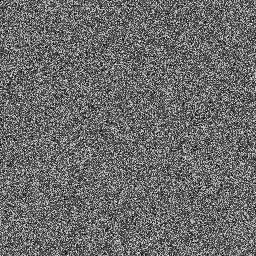
#> input picture Lab6/rice.png, 256 x 256 px
$ jupyter execute --allow-errors pdi26_lab6__limiariz_.ipynb
#> lines starting #> are read from the running program, lines starting #| are printed output that depends on the picture; after the words box and inside, x2 and y2 are one past the last pixel; in counts of white or black regions, pixels touching at a corner belong together; long printed decimals are rounded
### Lab6/morph.py

"""
Copyright 2014 by Francisco de Assis Zampirolli from UFABC
License MIT
https://github.com/fzampirolli/morph
25 January 2024
"""
import matplotlib.pyplot as plt, numpy as np, cv2, requests, sys, subprocess
from PIL import Image
from skimage import io
class mm(object):
  """ A helper class for image processing tasks. """

  IN_COLAB = 'google.colab' in sys.modules #### INICIALIZATION ####
  count_Images = 0

  def __init__(self):
    pass

  @staticmethod
  def install(packages=['matplotlib','numpy','opencv-python']):
    """This function will install the packages
    input: <packages> list of packages.
    Examples: mm.install(['matplotlib', 'scikit-image']) """
    for package in packages:
        subprocess.check_call([sys.executable, "-m", "pip", "install", package])

  #### IMAGE UTILITIES: CREATE, DRAW, CHECK ####

  @staticmethod
  def read(file):
    """ Reads an image from a local file path or URL.
    input: <str> File path or URL (full or 'id=keyGoogleDrive').
    output: the read image.
    Examples:
    img_local  = mm.read('image.png')
    img_url    = mm.read('https://example.com/image.jpg')
    img_gdrive = mm.read('id=keyGoogleDrive')"""
    if file.startswith(('http', 'id=')):
        url, pre = '', 'https://drive.google.com/file/d/'
        if pre in file:
            url = 'https://drive.google.com/uc?export=view&id='
            url += file[len(pre):].split('/')[0]
        elif file.startswith('id='):
            url = 'https://drive.google.com/uc?export=view&id=' + file[3:]
        else:
            url = file
        return io.imread(url)
    else:
        return cv2.imread(file)

  # [29 lines left out: functions color, gray, not called in this run]

  @staticmethod
  def threshold(img, limiar=0):
    """ Thresholds an input image by a threshold value or using Otsu's method.
    input: <numpy.ndarray> Input image to be thresholded.
    output: <numpy.ndarray> Thresholded image.
    Examples:
    img = mm.read('image.png')
    th = mm.threshold(img) """
    if limiar == 0:
        value, th = cv2.threshold(img, 0, 255, cv2.THRESH_BINARY + cv2.THRESH_OTSU)
    else:
        value, th = cv2.threshold(img, limiar, 255, cv2.THRESH_BINARY)
    return th

  @staticmethod
  def show(*args):
    """ This function will draw images f
    input: <*args> set of images f_i, where i>0 is binary image
    output: image drawing
    Example:
    f1, f2 = np.zeros((100, 100,3)),  np.zeros((100, 100))
    f2[50:60, 50:60] = 1
    mm.show(f1, f2)"""
    colors = [[255, 0, 0], [0, 255, 0], [0, 0, 255], [255, 0, 255], [0, 255, 255],
     [255, 255, 0], [255, 50, 50], [50, 255, 50]] # red, green, blue, cyan, ...
    f = args[0].copy()
    for i in range(1,len(args)):
        if i >= len(colors):
            break
        f[args[i] > 0] = colors[i-1]
    _ = plt.imshow(f, "gray")
    if not mm.IN_COLAB:
        plt.savefig('fig_' + str(mm.count_Images).zfill(4) + '.png')
        mm.count_Images += 1

  # [264 lines left out: functions readImg, readImg2, randomImage, drawImage, drawImagePlt, drawImageKernel and 8 more, not called in this run]

  #### MINKOWSKI SUM ####

  @staticmethod
  def sesum(b,n=0):
    """This function will be create a structure function nB by Minkowski sum B
    input:
      - b: structure fuction
      - n: number of sum
    output:
      - y: result of Minkowski sum
    """
    def _sesum(nb,b):
      h,w = b.shape
      nbh,nbw = nb.shape
      H = nbh+h-1 if h%2 else nbh+h
      W = nbw+w-1 if w%2 else nbw+w
      Hc,Wc = H//3, W//3
      r = np.zeros((H,W)).astype('uint8')
      r[h//3:-(h//3),w//3:-(w//3)] = nb
      return cv2.dilate(r,b).astype('uint8')

    B = b.copy()
    for i in range(n):
      B = _sesum(B,b)
    return B

  # [10 lines left out: function sebox, not called in this run]

  @staticmethod
  def secross(n=0):
    """This function will be create a cross structure function nB by Minkowski sum B
    input:
      - n: number of sum
    output:
      - y: result of Minkowski sum
    """
    B = np.ones((3, 3), dtype='uint8')
    B[0,0] = B[0,2] = B[2,0] = B[2,2] = 0
    return mm.sesum(B,n)

  # [9 lines left out: function sedisk, not called in this run]

  #### BASIC MORPHOLOGICAL OPERATORS ####

  @staticmethod
  def ero(f,Bc=np.zeros((3,3),dtype= 'uint8')):
      """This function will create an erosion of f by Bc
      input:
       - f: input image
       - Bc: structuring element
      output:
       - y: result of filter
      """
      try:
        return cv2.erode(f,Bc)
      except: # with weight in Bc
        return mm.ero1(f,Bc)

  @staticmethod
  def dil(f,Bc=np.zeros((3,3),dtype= 'uint8')):
      """This function will create an dilate of f by Bc
      input:
       - f: input image
       - Bc: structuring element
      output:
       - y: result of filter
      """
      try:
        return cv2.dilate(f,Bc)
      except: # with weight in Bc
        return mm.dil1(f,Bc)

  # [315 lines left out: functions ero0, dil0, ero1, dil1, correlacao0, gradm and 7 more, not called in this run]

  @staticmethod
  def openth(f,b=np.zeros((3,3),dtype= 'uint8')):
      return mm.subm(f,cv2.morphologyEx(f, cv2.MORPH_OPEN, b))

  @staticmethod
  def openth1(f,b=np.zeros((3,3),dtype= 'uint8')):
    return mm.subm(f, mm.dil1(mm.ero1(f,b),b) )

  @staticmethod
  def closeth(f,b=np.zeros((3,3),dtype= 'uint8')):
      return mm.subm(cv2.morphologyEx(f, cv2.MORPH_CLOSE, b),f)

  @staticmethod
  def closerecth(f,b=np.zeros((3,3),dtype= 'uint8')):
      return mm.subm(cv2.morphologyEx(f, cv2.MORPH_CLOSE, b),f)

  @staticmethod
  def open(f,b=np.zeros((3,3),dtype= 'uint8')):
      return cv2.morphologyEx(f, cv2.MORPH_OPEN, b)

  @staticmethod
  def close(f,b=np.zeros((3,3),dtype= 'uint8')):
      return cv2.morphologyEx(f, cv2.MORPH_CLOSE, b)

  # [283 lines left out: functions water0, waterB, watershed, regmax, regmin, blob and 1 more, not called in this run]

  def intersec(f1,f2):
    return np.minimum(f1,f2)

  # [264 lines left out: functions toggle, label, label0, dist, dist1, gdist and 10 more, not called in this run]

'''
O problema na questão do esqueleto da lista3:

Implementei duas versões no final do arquivo morph.py

O problema surgiu pois considerei implementações da sugestão que está na lista.

O ideal é considerar pesos nos vizinhos! Não temos controle sobre esses pesos e na origem do kernel nas implementações do OpenCV.

Neste arquivo morph.py estão quase todas as implementações necessárias para fazer as listas, basta saber utiliza corretamente os métodos de entrada e de processamento.

Padronizei esse arquivo com:
 * mm.operacao0, para tratar erosão e dilatação sem pesos nos vizinhos, porém somente valores > 0
 * mm.operacao1, tem pesos nos vizinhos. Exemplos
 * mm.operacao, implementação do opencv - pois são mais rápidas para serem aplicadas na segunda parte do curso: Visão Computacional.

mm.ero0
mm.ero1
mm.ero
'''

### Lab6/pdi26_lab6__limiariz_.ipynb
## Processamento Digital de Imagens - PDI - 2026.1

### Prof. Francisco Zampirolli

### Prof. Celso Kurashima

***

# Lab 6 - Limiarização em Imagens

***

# Limiarização (*Thresholding*)

- É uma das mais importantes abordagens para segmentação de imagens.
- Suponha que o histograma de níveis de cinza corresponda a uma imagem $f(x,y)$ composta por objetos iluminados sobre um fundo escuro, de maneira que os pixels do objeto e os do fundo tenham seus níveis de cinza agrupados em dois grupos denominantes.

[cell 1]
import matplotlib.pyplot as plt
pr = [0.0, 0.1, 0.2, 0.1, 0.0, 0.1, 0.4, 0.1]
n = len(pr)
x = range(n)
width = 1/1.5
plt.bar(x, pr, width, color="blue")
plt.ylabel('$p_r(r_k)$', fontsize=10)
plt.xlabel('Níveis de cinza ($r_k$)', fontsize=10)
plt.title('Representação Gráfica equivalente do histograma')
plt.show()
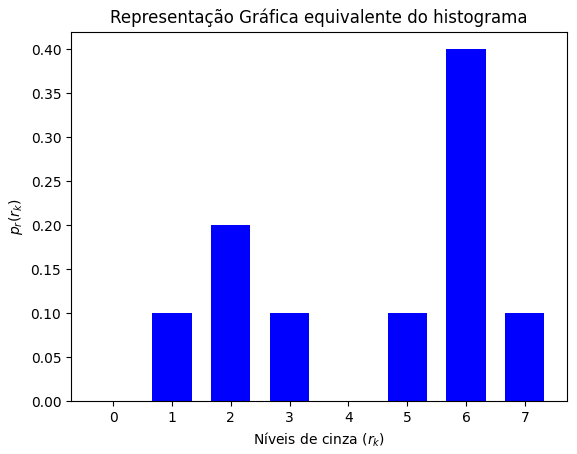
#> figure drawn by matplotlib, 1 panel; tallest bar 0.4 high, from x = 5.67 to 6.33

## Limiarização (*Thresholding*) - equação

- Uma maneira de extrair os objetos do fundo é através da **seleção de um limiar $T$ que separe os dois grupos**;
- **Hipótese:** a escala de níveis de cinza do objeto de interesse é diferente da escala de níveis de cinza do fundo da imagem.

$$ g(x,y) = \left \{ \begin{array}{cc}
1 & se \ f(x,y) > T \\
0 & se \ f(x,y) \leq T
\end{array}
 \right .
$$

- Qual seria o limiar $T$ no histograma anterior/seguinte?

### Exemplo 1

[cell 2]
import numpy as np
import cv2
import matplotlib.pyplot as plt

[cell 3]
from morph import *

[cell 4]
mm.install()
#> (the call stopped at in install, `subprocess.check_call([sys.executable, "-m", "pip", "install", package])`: subprocess is not available in this run)

#> (a cell that did not finish here is left out)

[cell 6]
plt.figure(figsize=(13,5))
#> (the rest of this cell did not finish here and is left out)

#> (a cell that did not finish here is left out)

### Exemplo 2

#> (a cell that did not finish here is left out)

- Se usar um valor errado para o limiar T, o resultado poderá ser insatisfatório.

[cell 9]
# Aplicando LIMIAR
#
limiar = 50

#> (the rest of this cell did not finish here and is left out)

[cell 10]
# ALTERANDO O LIMIAR
#
limiar = 125

plt.figure(figsize=(13,5))
#> (the rest of this cell did not finish here and is left out)

[cell 11]
# Alterando NOVAMENTE O LIMIAR
#
limiar = 68

plt.figure(figsize=(13,5))
#> (the rest of this cell did not finish here and is left out)

## Limiarização (*Thresholding*)

Modos de se escolher um Limiar:

1. Inspeção visual do histograma
2. Tentativa e erro
3. Threshold Automático

## Limiarização (*Thresholding*)

1. Inspeção visual do histograma
    - Imagem \\(f(x, y)\\) composta de objetos brilhantes sobre fundo escuro (ou vice-versa);
    - Um ponto $(x, y)$ é parte do objeto se $f(x, y) > T$;
    - Se $T_1 < f(x, y) \leq T_2$ - o ponto $(x, y)$ pertence a uma classe de objetos;
    - Se $f(x, y) > T_2$ - o ponto $(x, y)$ pertence a outra classe;
    - Se $f(x, y) \leq T_1$ - o ponto $(x, y)$ pertence ao fundo.

    > **Dificuldade:** estabelecer múltiplos T que efetivamente isolem regiões de interesse.

2. Tentativa e erro
3. Threshold Automático

### Exemplo 3

[cell 12]
# Aplicando LIMIAR por Inspeção visual do histograma
#
limiar = 50

#> (the rest of this cell did not finish here and is left out)

#> (a cell that did not finish here is left out)

### Exemplo 4

[cell 14]
# Exemplo Epitelial
#
limiar = 160

#> (the rest of this cell did not finish here and is left out)

## Limiarização (*Thresholding*)

1. Inspeção visual do histograma

  > **Dificuldade:** estabelecer múltiplos T que efetivamente isolem regiões de interesse.

2. Tentativa e erro
    - Aplicado em processos iterativos.
    - O usuário testa diferentes níveis de Limiar até produzir um resultado satisfatório de acordo com o observador.

3. Threshold Automático

## Limiarização (*Thresholding*)

### *Thresholding* Automático - **Algoritmo simples:**

1. Selecionar um valor estimado para $T$ (exemplo: ponto intermediário entre os valores mínimos e máximos de intensidade da imagem)
2. Limiarizar a imagem usando $T$. Isso produzirá dois grupos de pixels:
   - $G_1$ consiste de todos os pixels com valores de níveis de cinza $> T$
   - $G_2$ consiste de todos os pixels com níveis de cinza $\leq T$

3. Calcular a média dos níveis de cinza $\mu_1$ e $\mu_2$ para cada região de pixels $G_1$ e $G_2$

4. Calcular o novo valor do limiar:
    $$ T = 0.5*(\mu_1+\mu_2)$$
5. Repetir os passo 2 a 4 até que a diferença em $T$ em sucessivas iterações seja menor que um $T_o$ pré-estabelecido.

### Exemplo 5

[cell 15]
# Exemplo Grãos
#
#(antes de executar certifique que tem o "rice.png" na sua pasta)
#
limiar = 170

img5gray = cv2.imread("rice.png",0)
#> img5gray is the input picture: shape (256, 256); min 0, max 255, mean 106.7
f = img5gray
f = f[30:285,85:340]
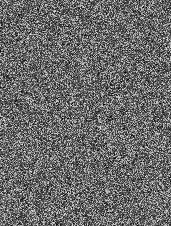
#> f: shape (226, 171); min 0, max 255, mean 106.7

plt.figure(figsize=(14,4))
plt.subplot(131),plt.imshow(f,"gray"),plt.title('Entrada')
plt.subplot(132),plt.imshow(f > limiar,"gray"),plt.title('Thresholding')
plt.subplot(133),plt.hist(f.ravel(), bins=256, range=[0,256]),plt.title('Histograma')
plt.show()
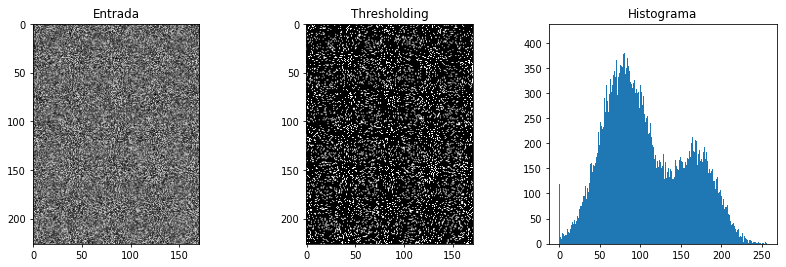
#> figure drawn by matplotlib, 3 panels; panel 3: tallest bar 418 high, from x = 78 to 79

# RESPONDA: Por que aqui usamos "f > limiar" (sinal de maior) ???

[cell 16]
# Agora ESTUDE este algoritmo de "procura" de um LIMIAR
#
# (atenção para a variável "precisao"): COMPARE "T1" e "T"
#
f = cv2.imread('rice.png',0)
f = f[30:285,85:340]
precisao = 0.0001

valorMin, valorMax = int(np.amin(f)), int(np.amax(f))
#> valorMin = 0; valorMax = 255
print(f'min={valorMin}, max={valorMax}')
#| min=0, max=255
T1 = (valorMin+valorMax)/2;
#> T1 = 127.5
print(T1)
#| 127.5
done = False;
while not done:
    g = (f >= T1) # limiarizações
    T1next = 0.5*(np.mean(f[g]) + np.mean(f[~g]))
    done = np.abs(T1 - T1next) < precisao
    print(f'\n{precisao} {np.abs(T1 - T1next)}')
    T1 = T1next
    print('T1 = ',T1)
    pass
#> this loop made 5 passes
#> (T1next, done, T1) on passes 1 to 5: (122.6, False, 122.6), (120.5, False, 120.5), (119.7, False, 119.7), (119.3, False, 119.3), (119.3, True, 119.3)
#| 0.0001 4.936
#| T1 =  122.564
#| 0.0001 2.039
#| T1 =  120.526
#| 0.0001 0.8029
#| T1 =  119.723
#| 0.0001 0.4406
#| T1 =  119.282
#| 0.0001 0.0
#| T1 =  119.282
#> pass 1, `g = (f >= T1)`:
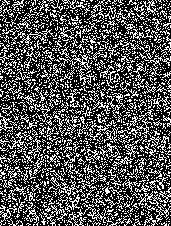
#> g: shape (226, 171) bool; 32.6% white in thin lines or dots
#> pass 3, `g = (f >= T1)`:
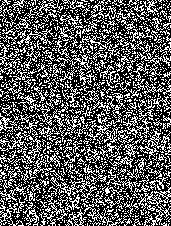
#> g: shape (226, 171) bool; 35.5% white in thin lines or dots

# s1 é o resultado do threshold Binário do OpenCV, aplicando LIMIAR = T1
#
T,s1 = cv2.threshold(f,T1,255,cv2.THRESH_BINARY)
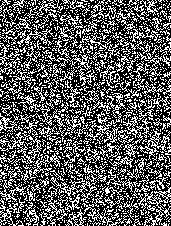
#> s1: shape (226, 171); 35.9% white in thin lines or dots
#> T = 119
print('T: cv2.threshold = ',T)
#| T: cv2.threshold =  119.0

[cell 17]
# Plotar o resultado
#
hf = cv2.calcHist([f],[0],None,[256],[0,256])
#> hf = 256 values, max 418 at index 78, min 0 at index 249, mean 151
plt.figure(figsize=(14,4))
plt.subplot(131),plt.imshow(f,"gray"),plt.title('Input')
plt.subplot(132),plt.imshow(s1,"gray"),plt.title('Thresholding T1 = '+str(T1))
plt.subplot(133),plt.plot(hf),plt.title('Histograma OpenCV')

plt.show()
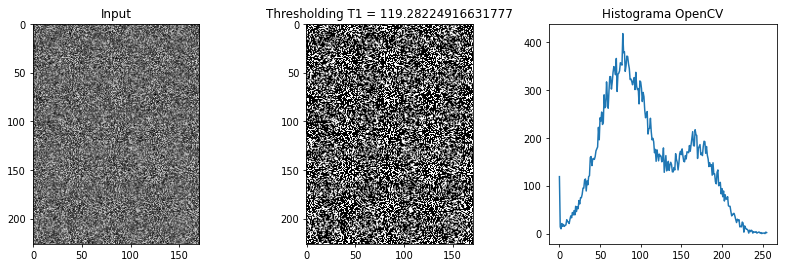
#> figure drawn by matplotlib, 3 panels; panel 3: curve peaks at x = 78, y = 418

## Limiarização de Otsu

- Tratar o Histograma da Imagem como uma Função Densidade de Probabilidade Discreta:
$$ P_r(r_q) = \frac{n_q}{n}$$

onde:
   - $L$ é o número total dos possíveis níveis de intensidade da imagem
   - $q=0,1,\cdots,L-1$ são os níveis de cinza
   - $n$ é o número total de pixels da imagem
   - $n_q$ é o número de pixels com intensidade $r_q$

## Limiarização de Otsu

- Um valor $k$ para o Threshold pode ser escolhido tal que:
    - $C_0$ seja a classe de pixels com níveis entre $[0, k-1]$ e
    - $C_1$ seja a classe de píxels com níveis entre $[k, L-1]$

- O método de Otsu escolhe $k$ tal que maximize a variância inter-classes:

$$ \sigma^2_B = w_0(\mu_0-\mu_T)^2 + w_1(\mu_1-\mu_T)^2$$

onde:
   - $w_0 = \sum_{q=0}^{k-1} p_q(r_q)$
   - $w_1 = \sum_{q=k}^{L-1} p_q(r_q)$
   - $\mu_0 = \sum_{q=0}^{k-1} qp_q(r_q)/w_0$
   - $\mu_1 = \sum_{q=k}^{L-1} qp_q(r_q)/w_1$
   - $\mu_T = \sum_{q=0}^{L-1} qp_q(r_q)$

[cell 18]
# Usando limiarização de OTSU: cv2.THRESH_OTSU
#
f = cv2.imread('rice.png',0)
f = f[30:285,85:340]
T,c = cv2.threshold(f,0,255,cv2.THRESH_OTSU) #<<<<<<<<<<
print(T)
#| 119.0
plt.figure(figsize=(8,4))
plt.subplot(121),plt.imshow(f,"gray"),plt.title('Input')
plt.subplot(122),plt.imshow(c,"gray"),plt.title('Thresholding Otsu T='+str(T))
plt.show()

### Explorando a bibioteca morph.py

[cell 19]
from morph import *

[cell 20]
help(mm.threshold)

[cell 21]
help(mm.show)

[cell 22]
# Aplicando Erosão e Dilatação
#
img9 = mm.threshold(f)
#> in threshold, `value, th = cv2.threshold(img, 0, 255, cv2.THRESH_BINARY + cv2.THRESH_..`: value = 119

mm.show(cv2.imread('rice.png')[30:285,85:340,:],
        mm.dil(img9)-img9,
        mm.ero(img9,mm.secross(1)))
#> in dil, `return cv2.dilate(f,Bc)`:
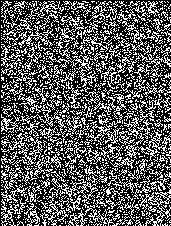
#> returned value: shape (226, 171); 35.6% white in thin lines or dots
#> in secross, `B = np.ones((3, 3), dtype='uint8')`: B = [[1, 1, 1], [1, 1, 1], [1, 1, 1]]
#> in sesum, `B = b.copy()`: B = [[0, 1, 0], [1, 1, 1], [0, 1, 0]]
#> after the loop in sesum, `for i in range(n):`: B = [[0, 0, 1, 0, 0], [0, 1, 1, 1, 0], [1, 1, 1, 1, 1], [0, 1, 1, 1, 0], [0, 0, 1, 0, 0]]
#> in ero, `return cv2.erode(f,Bc)`:
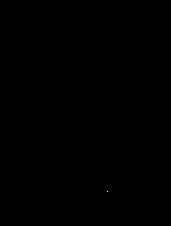
#> returned value: shape (226, 171); 0% white in thin lines or dots, all inside (x1, y1, x2, y2) = (107, 191, 108, 192)
#> in show, `colors = [[255, 0, 0], [0, 255, 0], [0, 0, 255], [255, 0, 255], [0, 25..`: colors = [[255, 0, 0], [0, 255, 0], [0, 0, 255], [255, 0, 255], [0, 255, 255], [255, 255, 0], [255, 50, 50], [50, 255, 50]]
#> after the loop in show, `for i in range(1,len(args)):`:
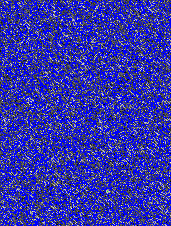
#> f: shape (226, 171, 3); mean of channels 0, 1, 2 168.6, 51.9, 51.9; drawn as B, G, R

#
# RESPONDA: o que significa este resultado ???

- - - - -
